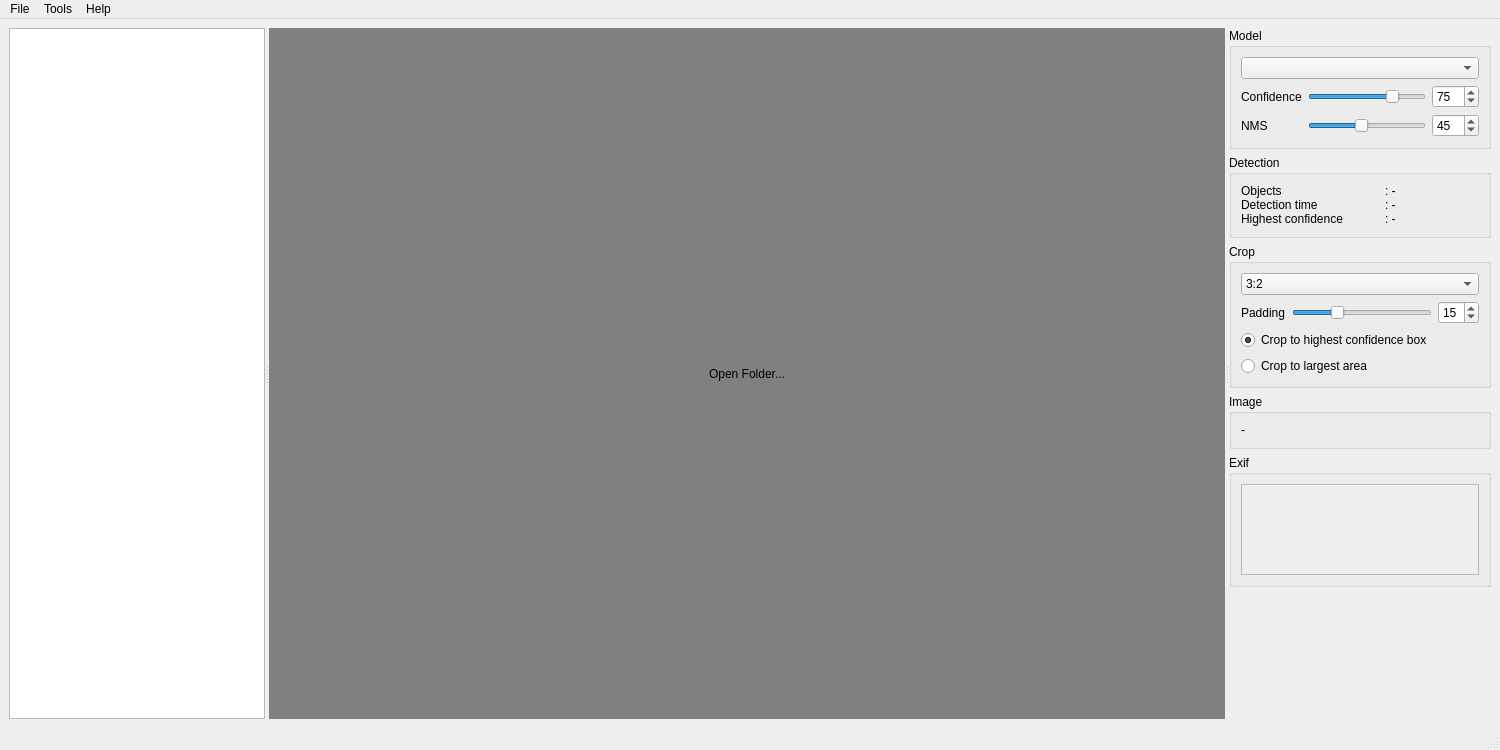
<?xml version="1.0" encoding="UTF-8"?>
<ui version="4.0">
 <class>ModelViewerUI</class>
 <widget class="QMainWindow" name="ModelViewerUI">
  <property name="geometry">
   <rect>
    <x>0</x>
    <y>0</y>
    <width>1500</width>
    <height>750</height>
   </rect>
  </property>
  <property name="windowTitle">
   <string>oCrop</string>
  </property>
  <widget class="QWidget" name="centralWidget">
   <layout class="QHBoxLayout" name="mainLayout" stretch="0">
    <item>
     <widget class="QSplitter" name="splitter">
      <property name="orientation">
       <enum>Qt::Orientation::Horizontal</enum>
      </property>
      <widget class="QListView" name="imageListView"/>
      <widget class="QLabel" name="imageLabel">
       <property name="sizePolicy">
        <sizepolicy hsizetype="Expanding" vsizetype="Expanding">
         <horstretch>2</horstretch>
         <verstretch>0</verstretch>
        </sizepolicy>
       </property>
       <property name="styleSheet">
        <string>background-color: gray;</string>
       </property>
       <property name="text">
        <string>Open Folder...</string>
       </property>
       <property name="alignment">
        <set>Qt::AlignmentFlag::AlignCenter</set>
       </property>
      </widget>
      <widget class="QWidget" name="rightSidewidget" native="true">
       <layout class="QVBoxLayout" name="verticalLayout">
        <item>
         <widget class="QGroupBox" name="modelGroupBox">
          <property name="enabled">
           <bool>true</bool>
          </property>
          <property name="title">
           <string>Model</string>
          </property>
          <layout class="QGridLayout" name="gridLayout_2">
           <item row="0" column="0" colspan="3">
            <widget class="QComboBox" name="modelSelectComboBox">
             <property name="sizePolicy">
              <sizepolicy hsizetype="Minimum" vsizetype="Fixed">
               <horstretch>0</horstretch>
               <verstretch>0</verstretch>
              </sizepolicy>
             </property>
            </widget>
           </item>
           <item row="1" column="0">
            <widget class="QLabel" name="confidenceLabel">
             <property name="toolTip">
              <string>The confidence threshold for filtering detections</string>
             </property>
             <property name="text">
              <string>Confidence</string>
             </property>
            </widget>
           </item>
           <item row="1" column="1">
            <widget class="QSlider" name="confidenceSlider">
             <property name="enabled">
              <bool>true</bool>
             </property>
             <property name="sizePolicy">
              <sizepolicy hsizetype="MinimumExpanding" vsizetype="Fixed">
               <horstretch>1</horstretch>
               <verstretch>0</verstretch>
              </sizepolicy>
             </property>
             <property name="toolTip">
              <string>The confidence threshold for filtering detections</string>
             </property>
             <property name="maximum">
              <number>100</number>
             </property>
             <property name="singleStep">
              <number>10</number>
             </property>
             <property name="sliderPosition">
              <number>75</number>
             </property>
             <property name="orientation">
              <enum>Qt::Orientation::Horizontal</enum>
             </property>
             <property name="tickPosition">
              <enum>QSlider::TickPosition::NoTicks</enum>
             </property>
            </widget>
           </item>
           <item row="1" column="2">
            <widget class="QSpinBox" name="confidenceSpinBox">
             <property name="maximum">
              <number>100</number>
             </property>
             <property name="value">
              <number>75</number>
             </property>
            </widget>
           </item>
           <item row="2" column="0">
            <widget class="QLabel" name="nmsLabel">
             <property name="sizePolicy">
              <sizepolicy hsizetype="Minimum" vsizetype="Preferred">
               <horstretch>0</horstretch>
               <verstretch>0</verstretch>
              </sizepolicy>
             </property>
             <property name="toolTip">
              <string>The Non-Maximum Suppression threshold for the bounding boxes</string>
             </property>
             <property name="text">
              <string>NMS</string>
             </property>
            </widget>
           </item>
           <item row="2" column="1">
            <widget class="QSlider" name="nmsSlider">
             <property name="enabled">
              <bool>true</bool>
             </property>
             <property name="sizePolicy">
              <sizepolicy hsizetype="MinimumExpanding" vsizetype="Fixed">
               <horstretch>0</horstretch>
               <verstretch>0</verstretch>
              </sizepolicy>
             </property>
             <property name="toolTip">
              <string>The Non-Maximum Suppression threshold for the bounding boxes</string>
             </property>
             <property name="maximum">
              <number>100</number>
             </property>
             <property name="singleStep">
              <number>10</number>
             </property>
             <property name="value">
              <number>45</number>
             </property>
             <property name="sliderPosition">
              <number>45</number>
             </property>
             <property name="orientation">
              <enum>Qt::Orientation::Horizontal</enum>
             </property>
             <property name="tickPosition">
              <enum>QSlider::TickPosition::NoTicks</enum>
             </property>
            </widget>
           </item>
           <item row="2" column="2">
            <widget class="QSpinBox" name="nmsSpinBox">
             <property name="maximum">
              <number>100</number>
             </property>
             <property name="value">
              <number>45</number>
             </property>
            </widget>
           </item>
          </layout>
         </widget>
        </item>
        <item>
         <widget class="QGroupBox" name="detectionInfoGroupBox">
          <property name="title">
           <string>Detection</string>
          </property>
          <layout class="QVBoxLayout" name="verticalLayout_4">
           <item>
            <widget class="QLabel" name="detectionInfoLabel">
             <property name="text">
              <string>Objects			: -
Detection time		: -
Highest confidence	: -</string>
             </property>
            </widget>
           </item>
          </layout>
         </widget>
        </item>
        <item>
         <widget class="QGroupBox" name="cropInfoGroupBox">
          <property name="title">
           <string>Crop</string>
          </property>
          <layout class="QGridLayout" name="grdlyt_crop">
           <item row="0" column="0" colspan="3">
            <widget class="QComboBox" name="cropRatioComboBox">
             <item>
              <property name="text">
               <string>3:2</string>
              </property>
             </item>
             <item>
              <property name="text">
               <string>4:3</string>
              </property>
             </item>
             <item>
              <property name="text">
               <string>16:9</string>
              </property>
             </item>
            </widget>
           </item>
           <item row="1" column="0">
            <widget class="QLabel" name="paddingLabel">
             <property name="toolTip">
              <string>The padding added to the crop (percent of the image size in percent)</string>
             </property>
             <property name="text">
              <string>Padding</string>
             </property>
            </widget>
           </item>
           <item row="1" column="1">
            <widget class="QSlider" name="paddingSlider">
             <property name="enabled">
              <bool>true</bool>
             </property>
             <property name="sizePolicy">
              <sizepolicy hsizetype="MinimumExpanding" vsizetype="Fixed">
               <horstretch>1</horstretch>
               <verstretch>0</verstretch>
              </sizepolicy>
             </property>
             <property name="toolTip">
              <string>The padding added to the crop (percent of the image size in percent)</string>
             </property>
             <property name="maximum">
              <number>50</number>
             </property>
             <property name="singleStep">
              <number>1</number>
             </property>
             <property name="sliderPosition">
              <number>15</number>
             </property>
             <property name="orientation">
              <enum>Qt::Orientation::Horizontal</enum>
             </property>
             <property name="tickPosition">
              <enum>QSlider::TickPosition::NoTicks</enum>
             </property>
            </widget>
           </item>
           <item row="1" column="2">
            <widget class="QSpinBox" name="paddingSpinBox">
             <property name="maximum">
              <number>50</number>
             </property>
             <property name="value">
              <number>15</number>
             </property>
            </widget>
           </item>
           <item row="2" column="0" colspan="2">
            <widget class="QRadioButton" name="rb_crop_to_top_conf">
             <property name="text">
              <string>Crop to highest confidence box</string>
             </property>
             <property name="checked">
              <bool>true</bool>
             </property>
             <attribute name="buttonGroup">
              <string notr="true">btngroup_crop</string>
             </attribute>
            </widget>
           </item>
           <item row="3" column="0" colspan="2">
            <widget class="QRadioButton" name="rb_crop_largest_area">
             <property name="text">
              <string>Crop to largest area</string>
             </property>
             <property name="checked">
              <bool>false</bool>
             </property>
             <attribute name="buttonGroup">
              <string notr="true">btngroup_crop</string>
             </attribute>
            </widget>
           </item>
          </layout>
         </widget>
        </item>
        <item>
         <widget class="QGroupBox" name="imageInfoGroupBox">
          <property name="title">
           <string>Image</string>
          </property>
          <layout class="QVBoxLayout" name="verticalLayout_3">
           <item>
            <widget class="QLabel" name="imageInfoLabel">
             <property name="text">
              <string>-</string>
             </property>
            </widget>
           </item>
          </layout>
         </widget>
        </item>
        <item>
         <widget class="QGroupBox" name="imageExifGroupBox">
          <property name="title">
           <string>Exif</string>
          </property>
          <layout class="QHBoxLayout" name="horizontalLayout_2">
           <item>
            <widget class="QScrollArea" name="scrollArea">
             <property name="widgetResizable">
              <bool>true</bool>
             </property>
             <widget class="QWidget" name="scrollAreaWidgetContents_2">
              <property name="geometry">
               <rect>
                <x>0</x>
                <y>0</y>
                <width>254</width>
                <height>72</height>
               </rect>
              </property>
              <layout class="QHBoxLayout" name="horizontalLayout">
               <item>
                <widget class="QLabel" name="imageExifLabel"/>
               </item>
              </layout>
             </widget>
            </widget>
           </item>
          </layout>
         </widget>
        </item>
        <item>
         <spacer name="rightSideVerticalSpacer">
          <property name="orientation">
           <enum>Qt::Orientation::Vertical</enum>
          </property>
          <property name="sizeHint" stdset="0">
           <size>
            <width>20</width>
            <height>40</height>
           </size>
          </property>
         </spacer>
        </item>
       </layout>
      </widget>
     </widget>
    </item>
   </layout>
  </widget>
  <widget class="QMenuBar" name="menuBar">
   <property name="geometry">
    <rect>
     <x>0</x>
     <y>0</y>
     <width>1500</width>
     <height>37</height>
    </rect>
   </property>
   <widget class="QMenu" name="menuFile">
    <property name="title">
     <string>File</string>
    </property>
    <addaction name="openFolderAction"/>
   </widget>
   <widget class="QMenu" name="menuTools">
    <property name="title">
     <string>Tools</string>
    </property>
    <addaction name="actionSort_images_by_object_class"/>
    <addaction name="separator"/>
    <addaction name="actionCropSaveImage"/>
    <addaction name="actionCropSaveAllImages"/>
   </widget>
   <widget class="QMenu" name="menuHelp">
    <property name="title">
     <string>Help</string>
    </property>
    <addaction name="actionAbout"/>
   </widget>
   <addaction name="menuFile"/>
   <addaction name="menuTools"/>
   <addaction name="menuHelp"/>
  </widget>
  <widget class="QStatusBar" name="statusBar"/>
  <action name="openFolderAction">
   <property name="text">
    <string>Open Folder...</string>
   </property>
   <property name="shortcut">
    <string>Ctrl+O</string>
   </property>
  </action>
  <action name="cropAction">
   <property name="text">
    <string>Crop to Selection</string>
   </property>
   <property name="shortcut">
    <string>Ctrl+S</string>
   </property>
  </action>
  <action name="detectObjectAction">
   <property name="text">
    <string>Detect Object (AI)</string>
   </property>
   <property name="shortcut">
    <string>Ctrl+D</string>
   </property>
  </action>
  <action name="actionCropSaveImage">
   <property name="enabled">
    <bool>false</bool>
   </property>
   <property name="text">
    <string>Crop &amp;&amp; copy image</string>
   </property>
  </action>
  <action name="actionCropSaveAllImages">
   <property name="enabled">
    <bool>false</bool>
   </property>
   <property name="text">
    <string>Crop &amp;&amp; copy all images</string>
   </property>
   <property name="shortcut">
    <string>Ctrl+K</string>
   </property>
  </action>
  <action name="actionAbout">
   <property name="text">
    <string>About</string>
   </property>
  </action>
  <action name="actionSort_images_by_object_class">
   <property name="enabled">
    <bool>false</bool>
   </property>
   <property name="text">
    <string>Sort images into folders (by deteced object class)</string>
   </property>
   <property name="shortcut">
    <string>Ctrl+Shift+S</string>
   </property>
  </action>
 </widget>
 <resources/>
 <connections>
  <connection>
   <sender>confidenceSpinBox</sender>
   <signal>valueChanged(int)</signal>
   <receiver>confidenceSlider</receiver>
   <slot>setValue(int)</slot>
   <hints>
    <hint type="sourcelabel">
     <x>1460</x>
     <y>138</y>
    </hint>
    <hint type="destinationlabel">
     <x>1409</x>
     <y>140</y>
    </hint>
   </hints>
  </connection>
  <connection>
   <sender>nmsSpinBox</sender>
   <signal>valueChanged(int)</signal>
   <receiver>nmsSlider</receiver>
   <slot>setValue(int)</slot>
   <hints>
    <hint type="sourcelabel">
     <x>1460</x>
     <y>169</y>
    </hint>
    <hint type="destinationlabel">
     <x>1409</x>
     <y>171</y>
    </hint>
   </hints>
  </connection>
  <connection>
   <sender>confidenceSlider</sender>
   <signal>valueChanged(int)</signal>
   <receiver>confidenceSpinBox</receiver>
   <slot>setValue(int)</slot>
   <hints>
    <hint type="sourcelabel">
     <x>1409</x>
     <y>140</y>
    </hint>
    <hint type="destinationlabel">
     <x>1460</x>
     <y>138</y>
    </hint>
   </hints>
  </connection>
  <connection>
   <sender>nmsSlider</sender>
   <signal>valueChanged(int)</signal>
   <receiver>nmsSpinBox</receiver>
   <slot>setValue(int)</slot>
   <hints>
    <hint type="sourcelabel">
     <x>1409</x>
     <y>171</y>
    </hint>
    <hint type="destinationlabel">
     <x>1460</x>
     <y>169</y>
    </hint>
   </hints>
  </connection>
  <connection>
   <sender>paddingSlider</sender>
   <signal>valueChanged(int)</signal>
   <receiver>paddingSpinBox</receiver>
   <slot>setValue(int)</slot>
   <hints>
    <hint type="sourcelabel">
     <x>1371</x>
     <y>292</y>
    </hint>
    <hint type="destinationlabel">
     <x>1425</x>
     <y>292</y>
    </hint>
   </hints>
  </connection>
  <connection>
   <sender>paddingSpinBox</sender>
   <signal>valueChanged(int)</signal>
   <receiver>paddingSlider</receiver>
   <slot>setValue(int)</slot>
   <hints>
    <hint type="sourcelabel">
     <x>1438</x>
     <y>296</y>
    </hint>
    <hint type="destinationlabel">
     <x>1384</x>
     <y>297</y>
    </hint>
   </hints>
  </connection>
 </connections>
 <buttongroups>
  <buttongroup name="btngroup_crop"/>
 </buttongroups>
</ui>
